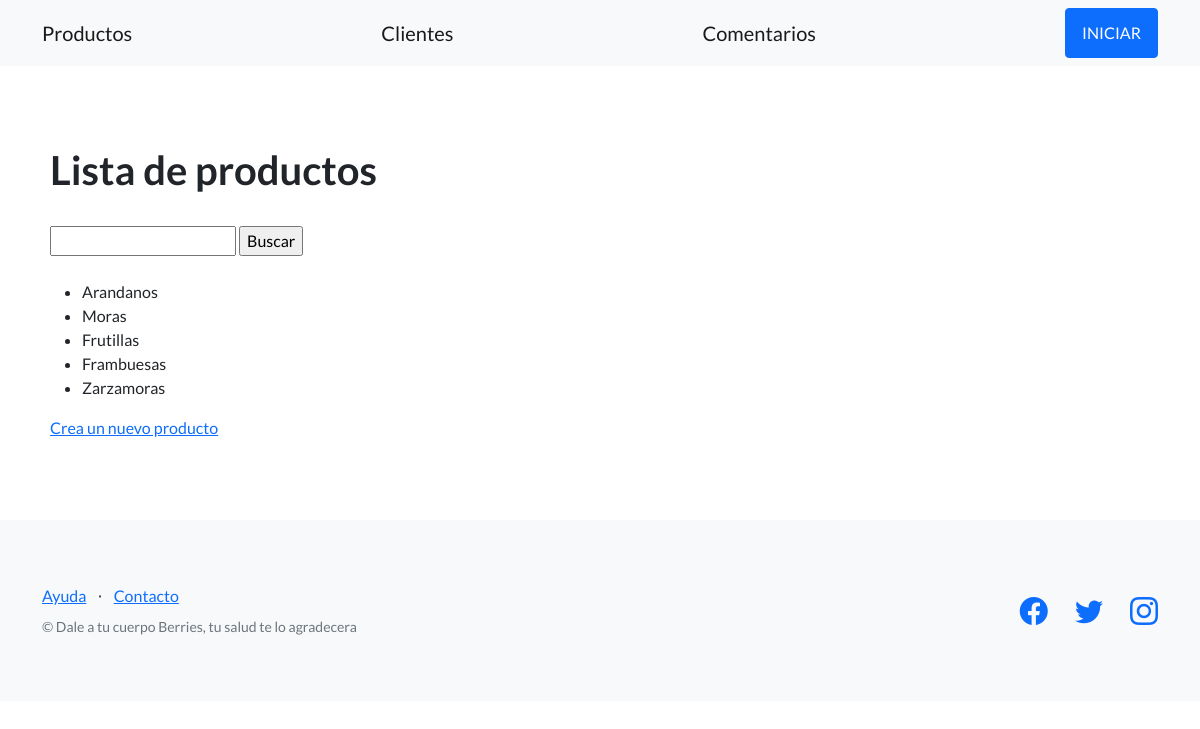
Screenshot of /compras/productos/ with the database file from the repository.
### compras_1/models.py (models this page shows)
class Productos(models.Model):
    nombre = models.CharField(max_length=256, unique=True)
    def __str__(self):
        return f"{self.nombre}"

### compras_1/views.py (the view)
# urls.py: path('productos/', listar_productos, name="listar_productos"),
def listar_productos (request):
    productos = {
        'productos': Productos.objects.all()
        }
    return render(
        request = request,
        template_name ='compras_1/lista_productos.html',
        context= productos
    )

### compras_1/templates/compras_1/lista_productos.html (shortened to what this page needs)
{% extends 'compras_1/base.html' %}
{% block contenido %}
    <h1>Lista de productos</h1>
    <br>
    <form action="{% url 'buscar_producto' %}" method="post">
      <input type="text" name="busqueda">
      <input type="submit" value="Buscar">
    </form>
  <br>
    <ul>
      {% for product in productos %}
      <li>{{product}}</li>
      {% endfor %}
    </ul>
    <a href="{% url 'crear_producto' %}">Crea un nuevo producto </a>
{% endblock contenido %}

### rows the page displays
Productos: nombre "Arandanos"
Productos: nombre "Moras"
Productos: nombre "Frutillas"
Productos: nombre "Frambuesas"
Productos: nombre "Zarzamoras"
